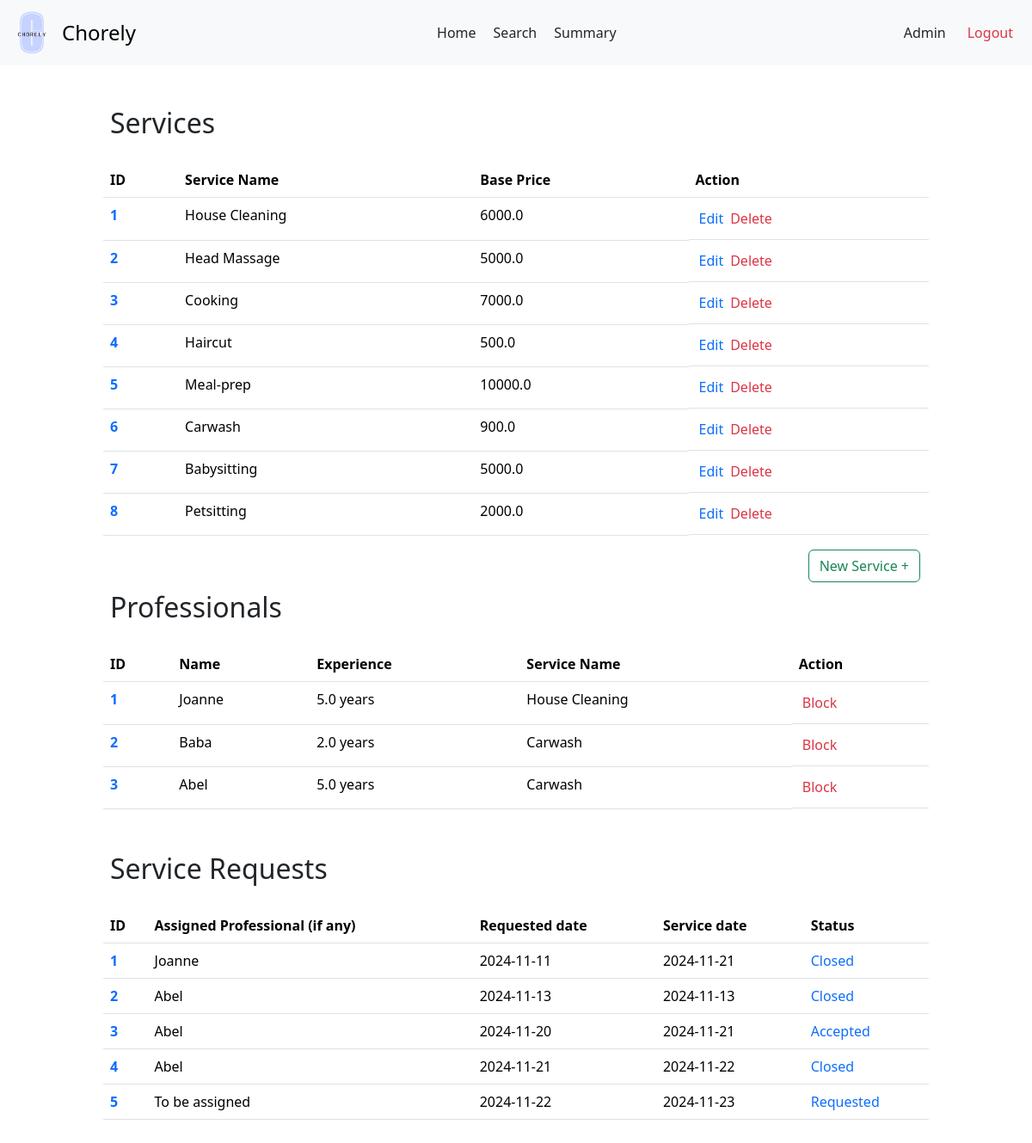
/admin, run on an earlier commit of the app's database.
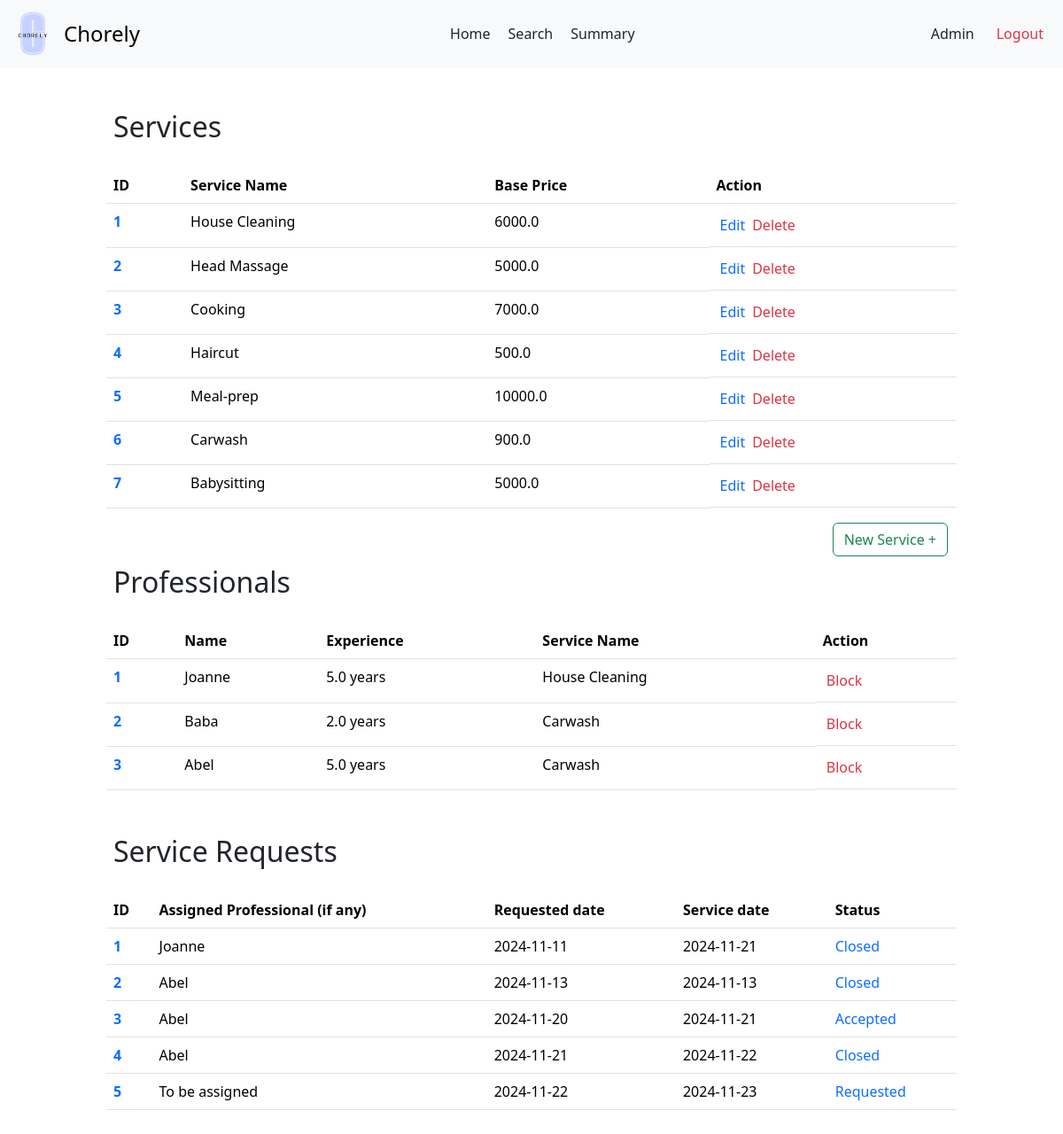
And on a later commit of the database.
### backend/models.py (models this page shows)
class Services(db.Model):
    __tablename__ = 'Services'
    service_id = db.Column(db.Integer, primary_key=True, autoincrement=True)
    name = db.Column(db.String, nullable=False)
    description = db.Column(db.String)
    base_price = db.Column(db.Float, nullable=False)
    time_required = db.Column(db.Integer)
    category = db.Column(db.String)
    service_professionals = db.relationship('ServiceProfessionals', backref='service')
    service_requests = db.relationship('ServiceRequests', backref='service')

class ServiceProfessionals(db.Model):
    __tablename__ = 'ServiceProfessionals'
    professional_id = db.Column(db.Integer, primary_key=True, autoincrement=True)
    user_id = db.Column(db.Integer, db.ForeignKey('Users.user_id'), unique=True, nullable=False)
    service_id = db.Column(db.Integer, db.ForeignKey('Services.service_id'), nullable=False)
    experience_years = db.Column(db.Integer)
    profile_verified = db.Column(db.Boolean, default=False)
    name = db.Column(db.String, nullable = False)
    phone = db.Column(db.String)
    address = db.Column(db.String)
    pin_code = db.Column(db.String)
    service_requests = db.relationship('ServiceRequests', backref='professional')

class ServiceRequests(db.Model):
    __tablename__ = 'ServiceRequests'
    request_id = db.Column(db.Integer, primary_key=True, autoincrement=True)
    service_id = db.Column(db.Integer, db.ForeignKey('Services.service_id'), nullable=False)
    customer_id = db.Column(db.Integer, db.ForeignKey('Customers.customer_id'), nullable=False)
    professional_id = db.Column(db.Integer, db.ForeignKey('ServiceProfessionals.professional_id'))
    requested_service_date = db.Column(db.Date, default=date.today())
    date_of_request = db.Column(db.Date, default=date.today())
    date_of_completion = db.Column(db.Date)
    service_status = db.Column(db.String, default='requested')
    additional_requests = db.Column(db.String)
    remarks = db.Column(db.String)
    rating = db.Column(db.Float)

### backend/adminController.py (the view)
@app.route('/admin')
def admin_dash():
  services = Services.query.all()
  professionals = ServiceProfessionals.query.all()
  service_requests = ServiceRequests.query.all()
  return render_template('admin-dash.html', services = services, professionals = professionals, service_requests = service_requests)

### templates/admin-dash.html (shortened to what the changed rows need)
<!DOCTYPE html>
<html lang="en">
<head>
  <link href="https://cdn.jsdelivr.net/npm/bootstrap@5.3.3/dist/css/bootstrap.min.css" rel="stylesheet">
  <link rel="stylesheet" href="{{ url_for('static', filename = 'prof-dash.css')}}">
  <link rel="stylesheet" href="{{ url_for('static', filename = 'navbar.css')}}">
</head>
<body>
  <div id="main">
    <div id="canvas">
      <br>
      <h2 class="headings">Services</h2><br>
      {% if services|length==0 %}
        <div class="text text-center">
          <h5 class="headings">There are no created services</h5>
        </div>
      {% else %}
        <div>
          <table class="table">
            <thead>
              <tr>
                <th scope="col">ID</th>
                <th scope="col">Service Name</th>
                <th scope="col">Base Price</th>
                <th scope="col">Action</th>
              </tr>
            </thead>
            <tbody>
              {% for service in services %}
                <tr>
                  <th scope="row"> <a href="/admin/view/service/{{ service.service_id }}" class="text"> {{ loop.index }}</a></th>
                  <td>{{service.name}}</td>
                  <td>{{ service.base_price }}</td>
                  <td class="d-flex"><a href="/admin/service/edit/{{ service.service_id }}" class="nav-link text-primary accept-btn" >Edit</a><a href="/admin/service/delete/{{ service.service_id }}" class="nav-link text-danger reject-btn">Delete</a> </td>
                </tr>
              {% endfor %}
            </tbody>
          </table>
        </div>
      {% endif %}
      <h2 class="headings">Professionals</h2><br>
      {% if professionals|length ==0 %}
        <div class="text text-center mt-3 mb-3">
          <h5 class="headings">No Registered Professionals</h5>
        </div>
      {% else %}
        <div>
          <table class="table">
            <thead>
              <tr>
                <th scope="col">ID</th>
                <th scope="col">Name</th>
                <th scope="col">Experience</th>
                <th scope="col">Service Name</th>
                <th scope="col">Action</th>
              </tr>
            </thead>
            <tbody>
              {% for pro in professionals %}
                <tr>
                  <th scope="row"> <a href="/admin/view/pro/{{ pro.professional_id }}" class="text text-primary"> {{ loop.index }}</a></th>
                  <td>{{pro.name}}</td>
                  <td>{{pro.experience_years}} years</td>
                  {% for service in services %}
                    {% if service.service_id == pro.service_id %}
                      <td>{{ service.name }}</td>
                    {% endif %}
                  {% endfor %}
                  {% if pro.user.is_blocked %}
                    <td class="d-flex">
                      <a href="/admin/unblock/prof/{{ pro.professional_id }}" class="nav-link text-success reject-btn">Unblock</a>
                    </td>
                  {% else %}
                    {% if not pro.profile_verified %}
                      <td class="d-flex"><a href="/admin/approve/prof/{{ pro.professional_id }}" class="nav-link text-success accept-btn">Approve</a> <a href="/admin/block/prof/{{ pro.professional_id }}" class="nav-link text-danger reject-btn">Reject</a></td>
                    {% else %}
                      <td class="d-flex">
                        <a href="/admin/block/prof/{{ pro.professional_id }}" class="nav-link text-danger reject-btn">Block</a>
                      </td>
                    {% endif %}
                  {% endif %}
                </tr>
              {% endfor %}
            </tbody>
          </table>
        </div>
      {% endif %}
      <br>
      <h2 class="headings">Service Requests</h2><br>
      {% if service_requests|length ==0 %}
        <div class="text text-center mt-3 mb-3">
          <h5 class="headings">No Requests have been made</h5>
        </div>
      {% else %}
      <div>
        <table class="table">
          <thead>
            <tr>
              <th scope="col">ID</th>
              <th scope="col">Assigned Professional (if any)</th>
              <th scope="col">Requested date</th>
              <th scope="col">Service date</th>
              <th scope="col">Status</th>
            </tr>
          </thead>
          <tbody>
            {% for request in service_requests %}
              <tr>
                <th scope="row"> <a href="/admin/view/request/{{ request.request_id }}" class="text text-primary"> {{ loop.index }}</a></th>
                <td>{{ request.professional.name or 'To be assigned' }}</td>
                <td>{{ request.date_of_request }}</td>
                <td>{{ request.requested_service_date }}</td>
                <td class="text text-primary">{{ request.service_status | title }}</td>
              </tr>
            {% endfor %}
          </tbody>
        </table>
      </div>
      {% endif %}
</body>
</html>

What changed in the data, as far as the page shows it:
removed Services: name "Petsitting", base_price "2000.0", shown under "Services"
